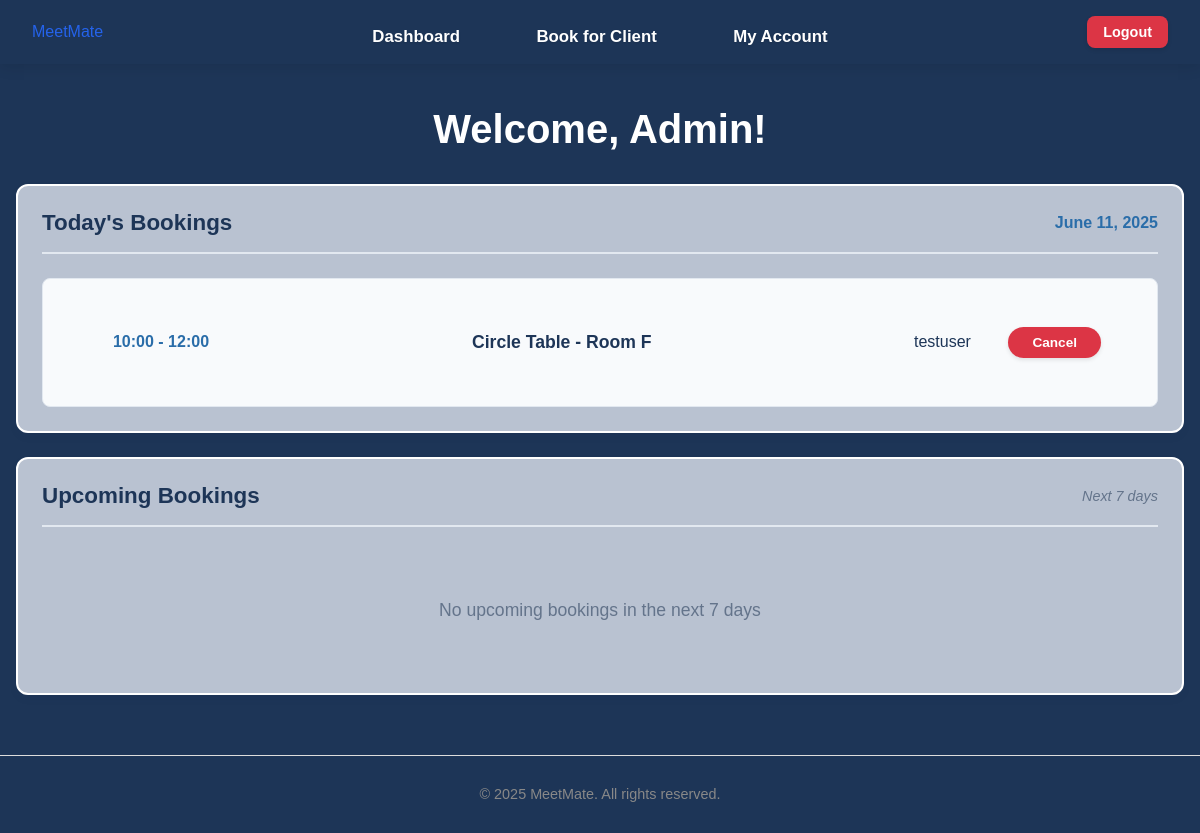
The app's page /dashboard (signed in) with its own data.
### tables this page shows
CREATE TABLE users (
                id INTEGER PRIMARY KEY AUTOINCREMENT,
                username TEXT NOT NULL UNIQUE,
                email TEXT NOT NULL UNIQUE,
                password TEXT NOT NULL,
                firstname TEXT,
                lastname TEXT,
                dob TEXT,
                address TEXT,
                role TEXT DEFAULT 'user'
            );

CREATE TABLE bookings (
                id INTEGER PRIMARY KEY AUTOINCREMENT,
                user_id INTEGER NOT NULL,
                room_id INTEGER NOT NULL,
                date TEXT NOT NULL,
                time_start TEXT NOT NULL,
                time_end TEXT NOT NULL,
                booking_admin_id INTEGER,
                notes TEXT,
                FOREIGN KEY (user_id) REFERENCES users (id),
                FOREIGN KEY (room_id) REFERENCES rooms (id),
                FOREIGN KEY (booking_admin_id) REFERENCES users (id)
            );

CREATE TABLE rooms (
                id INTEGER PRIMARY KEY AUTOINCREMENT,
                name TEXT NOT NULL,
                location TEXT NOT NULL,
                capacity INTEGER NOT NULL,
                room_type TEXT DEFAULT 'conference'
            );

### app.py (the view, shortened to what this page needs)
@app.route('/dashboard')
@login_required
def dashboard():
    connection = get_database_connection()
    cursor = connection.cursor()
    user_id = session['user_id']
    user = get_user_by_id(user_id)
    if not user:
        flash('User not found', 'error')
        return redirect(url_for('logout'))
    now = datetime.now()
    current_date = now.date()
    current_time = now.time()
    today_bookings = []
    upcoming_bookings = []
    today_date = ''
    user_today_bookings = []
    user_upcoming_bookings = []
    if session.get('role') == 'admin':
        from datetime import date, timedelta
        today = date.today()
        today_str = today.strftime('%Y-%m-%d')
        today_date = today.strftime('%B %d, %Y')
        tomorrow = today + timedelta(days=1)
        next_week = today + timedelta(days=7)
        tomorrow_str = tomorrow.strftime('%Y-%m-%d')
        next_week_str = next_week.strftime('%Y-%m-%d')
        cursor.execute('''
            SELECT
                b.id,
                b.date,
                b.time_start,
                b.time_end,
                b.notes,
                u.username,
                r.name as room_name,
                admin.username as admin_name
            FROM bookings b
            JOIN users u ON b.user_id = u.id
            JOIN rooms r ON b.room_id = r.id
            LEFT JOIN users admin ON b.booking_admin_id = admin.id
            WHERE b.date = ?
            ORDER BY b.time_start
        ''', (today_str,))
        for row in cursor.fetchall():
            booking = dict(row)
            if booking['admin_name']:
                booking['booked_by'] = f"Admin: {booking['admin_name']}"
            else:
                booking['booked_by'] = "Self"
            booking_date = date.fromisoformat(booking['date'])
            booking_start_time = time.fromisoformat(booking['time_start'] + ':00' if len(booking['time_start']) == 5 else booking['time_start'])
            if booking_date == current_date:
                booking['can_cancel'] = current_time < booking_start_time
                booking['status'] = 'Complete' if current_time >= booking_start_time else None
            else:
                booking['can_cancel'] = True
                booking['status'] = None
            today_bookings.append(booking)
        cursor.execute('''
            SELECT
                b.id,
                b.date,
                b.time_start,
                b.time_end,
                b.notes,
                u.username,
                r.name as room_name,
                admin.username as admin_name
            FROM bookings b
            JOIN users u ON b.user_id = u.id
            JOIN rooms r ON b.room_id = r.id
            LEFT JOIN users admin ON b.booking_admin_id = admin.id
            WHERE b.date >= ? AND b.date <= ?
            ORDER BY b.date, b.time_start
            LIMIT 10
        ''', (tomorrow_str, next_week_str))
        for row in cursor.fetchall():
            booking = dict(row)
            if booking['admin_name']:
                booking['booked_by'] = f"Admin: {booking['admin_name']}"
            else:
                booking['booked_by'] = "Self"
            booking_date = date.fromisoformat(booking['date'])
            booking['formatted_date'] = booking_date.strftime('%a, %b %d')
            booking['can_cancel'] = True
            booking['status'] = None
            upcoming_bookings.append(booking)
    connection.close()
    return render_template('dashboard.html',
                         user=user,
                         today_bookings=today_bookings,
                         today_date=today_date,
                         upcoming_bookings=upcoming_bookings,
                         user_today_bookings=user_today_bookings,
                         user_upcoming_bookings=user_upcoming_bookings)

### app.py (called while the page is built)
def get_database_path():
    app_directory = app.root_path
    instance_directory = os.path.join(app_directory, 'instance')
    os.makedirs(instance_directory, exist_ok=True)
    database_path = os.path.join(instance_directory, 'meetmate.db')
    return database_path

def get_database_connection():
    db_path = get_database_path()
    connection = sqlite3.connect(db_path)
    connection.row_factory = sqlite3.Row
    return connection

def get_user_by_id(user_id):
    connection = get_database_connection()
    cursor = connection.cursor()
    cursor.execute("SELECT * FROM users WHERE id = ?", (user_id,))
    user = cursor.fetchone()
    connection.close()
    if user:
        return dict(user)
    return None

def login_required(f):
    @wraps(f)
    def decorated_function(*args, **kwargs):
        if 'user_id' not in session:
            flash('Please login to access this page', 'error')
            return redirect(url_for('login'))
        user = get_user_by_id(session['user_id'])
        if not user:
            session.clear()
            flash('Your account is no longer valid. Please login again.', 'warning')
            return redirect(url_for('login'))
        return f(*args, **kwargs)
    return decorated_function

### templates/dashboard.html (shortened to what this page needs)
{% extends "base.html" %}
{% block content %}
<div class="dashboard">
    <h1>Welcome, {% if user.firstname %}{{ user.firstname }}{% else %}{{ session.username }}{% endif %}!</h1>
    {% if session.role == 'admin' %}
    <div class="dashboard-section">
        <div class="section-card">
            <div class="section-header">
                <h2>Today's Bookings</h2>
                <span class="date">{{ today_date }}</span>            </div>              {% if today_bookings %}
                <div class="bookings-list">{% for booking in today_bookings %}
                        <div class="booking-item">
                            <div class="booking-time">
                                {{ booking.time_start }} - {{ booking.time_end }}
                            </div>
                            <div class="booking-details">
                                <strong>{{ booking.room_name }}</strong>
                            </div>
                            <div class="booking-name">
                                {{ booking.username }}
                            </div>
                            <div class="booking-actions">
                                {% if booking.can_cancel %}
                                    <a href="{{ url_for('cancel_booking', booking_id=booking.id) }}"
                                       class="btn btn-danger btn-small"
                                       onclick="return confirm('Are you sure you want to cancel this booking?')">
                                        Cancel
                                    </a>
                                {% elif booking.status == 'Complete' %}
                                    <div class="booking-status">
                                        <span class="status-completed">Complete</span>
                                    </div>
                                {% endif %}
                            </div>
                        </div>
                    {% endfor %}
                </div>            {% else %}
                <div class="no-bookings">
                    <p>No bookings scheduled for today</p>
                </div>
            {% endif %}
        </div>
    </div>
    <div class="dashboard-section">
        <div class="section-card">
            <div class="section-header">
                <h2>Upcoming Bookings</h2>
                <span class="subtitle">Next 7 days</span>            </div>              {% if upcoming_bookings %}
                <div class="bookings-list">{% for booking in upcoming_bookings %}
                        <div class="booking-item">
                            <div class="booking-date">
                                {{ booking.formatted_date }}
                            </div>
                            <div class="booking-time">
                                {{ booking.time_start }} - {{ booking.time_end }}
                            </div>
                            <div class="booking-details">
                                <strong>{{ booking.room_name }}</strong>
                                {% if booking.notes %}
                                    <div class="booking-notes">{{ booking.notes }}</div>
                                {% endif %}
                            </div>
                            <div class="booking-name">
                                {{ booking.username }}
                            </div>
                            <div class="booking-actions">
                                {% if booking.can_cancel %}
                                    <a href="{{ url_for('cancel_booking', booking_id=booking.id) }}"
                                       class="btn btn-danger btn-small"
                                       onclick="return confirm('Are you sure you want to cancel this booking?')">
                                        Cancel
                                    </a>
                                {% elif booking.status == 'Complete' %}
                                    <div class="booking-status">
                                        <span class="status-completed">Complete</span>
                                    </div>
                                {% endif %}
                            </div>
                        </div>
                    {% endfor %}
                </div>            {% else %}
                <div class="no-bookings">
                    <p>No upcoming bookings in the next 7 days</p>
                </div>
            {% endif %}
        </div>
    </div>
    {% endif %}
</div>
{% endblock %}

### static/css/style.css (style rules this page uses)
body { font-family: Arial, sans-serif; color: #333; background-color: #1d3557; margin: 0; padding: 0; }
h1, h2, h3, h4, h5, h6 { margin-bottom: 1rem; font-weight: bold; }
a { text-decoration: none; color: #2563eb; }
.btn { display: inline-block; padding: 0.75rem 1.5rem; border: none; border-radius: 8px; cursor: pointer; font-size: 1rem; font-weight: 600; text-decoration: none; text-align: center; transition: all 0.3s ease; box-shadow: 0 2px 4px rgba(0, 0, 0, 0.1); }
.btn-danger { background-color: #dc3545; color: white; padding: 0.75rem 2rem; border-radius: 8px; font-weight: 600; border: none; cursor: pointer; text-decoration: none; display: inline-block; font-size: 1rem; transition: all 0.3s ease; }
.dashboard { background-color: #1d3557; min-height: calc(100vh - 200px); }
.dashboard h1 { color: white; font-size: 2.5rem; font-weight: 700; margin-bottom: 2rem; text-align: center; }
.dashboard-section { background-color: #b9c2d1; border: 2px solid white; border-radius: 12px; padding: 1.5rem; margin-bottom: 1.5rem; box-shadow: 0 4px 6px rgba(29, 53, 87, 0.1); }
.dashboard-section .section-header { display: flex; justify-content: space-between; align-items: center; margin-bottom: 1.5rem; padding-bottom: 1rem; border-bottom: 2px solid #e2e8f0; }
.dashboard-section .section-header h2 { color: #1d3557; font-size: 1.4rem; font-weight: 700; margin: 0; }
.dashboard-section .section-header .date { color: #2a6da9; font-weight: 600; font-size: 1rem; }
.dashboard-section .section-header .subtitle { color: #64748b; font-size: 0.9rem; font-style: italic; }
.dashboard-section .bookings-list { display: flex; flex-direction: column; gap: 1rem; }
.dashboard-section .booking-item { display: flex; justify-content: space-between; align-items: center; padding: 3rem; background-color: #f8fafc; border: 1px solid #e2e8f0; border-radius: 8px; gap: 1rem; flex-wrap: wrap; }
.dashboard-section .booking-item > .booking-time, .dashboard-section .booking-item > .booking-date { color: #2a6da9; text-align: center; font-weight: 700; font-size: 1rem; min-width: 140px; flex-shrink: 0; }
.dashboard-section .booking-item > .booking-details { flex: 1; text-align: center; min-width: 200px; }
.dashboard-section .booking-details strong { color: #1d3557; font-size: 1.1rem; }
.dashboard-section .booking-name { min-width: 100px; flex-shrink: 0; color: #1d3557; font-weight: 500; text-align: center; }
.dashboard-section .booking-actions { display: flex; align-items: center; margin-left: auto; flex-shrink: 0; }
.dashboard-section .no-bookings { text-align: center; padding: 2rem; color: #64748b; }
.dashboard-section .no-bookings p { margin-bottom: 1rem; font-size: 1.1rem; }
.booking-time { color: #4a6fa5; font-weight: bold; font-size: 1rem; }
.booking-details strong { color: #333; font-size: 0.95rem; }
.booking-actions .btn-danger, .booking-actions-mini .btn-danger { background-color: #dc3545; color: white; padding: 0.5rem 1.5rem; border-radius: 20px; font-size: 0.85rem; font-weight: 600; border: none; cursor: pointer; text-decoration: none; display: inline-block; margin-right: 0.5rem; transition: all 0.2s ease; }
.section-header { margin-bottom: 1rem; text-align: center; border-bottom: 2px solid #b9c2d1; padding-bottom: 1rem; }
.section-header h2 { color: #1d3557; margin: 0; font-size: 1.8rem; font-weight: 600; }

### records on screen
users: firstname "Admin"
bookings: date "June 11, 2025", time_start "10:00", time_end "12:00", room_name "Circle Table - Room F", username "testuser"
